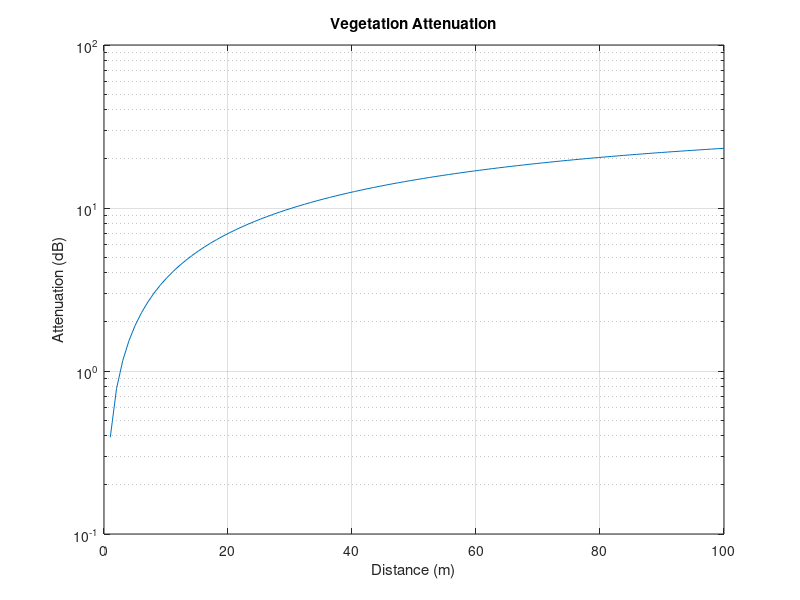

MATLAB code to generate this figure: (Note: this script raises an error after producing the figure.)
%% Vegetation attenuation example
% Created by: Lee A. Harrison
% On: 6/18/2018

% Specific attenuation (dB/m)
specific_attenuation = 0.39;

% Maximum attenuation (dB)
maximum_attenuation = 34.10;

% Distance (m)
distance = linspace(0, 100.0);

% Calculate the attenuation due to vegetation
attenuation = maximum_attenuation * (1. - exp(-distance * specific_attenuation / maximum_attenuation));

% Plot the results
figure;
semilogy(distance, attenuation);
title('Vegetation Attenuation');
xlabel('Distance (m)');
ylabel('Attenuation (dB)');
grid on; plot_settings;